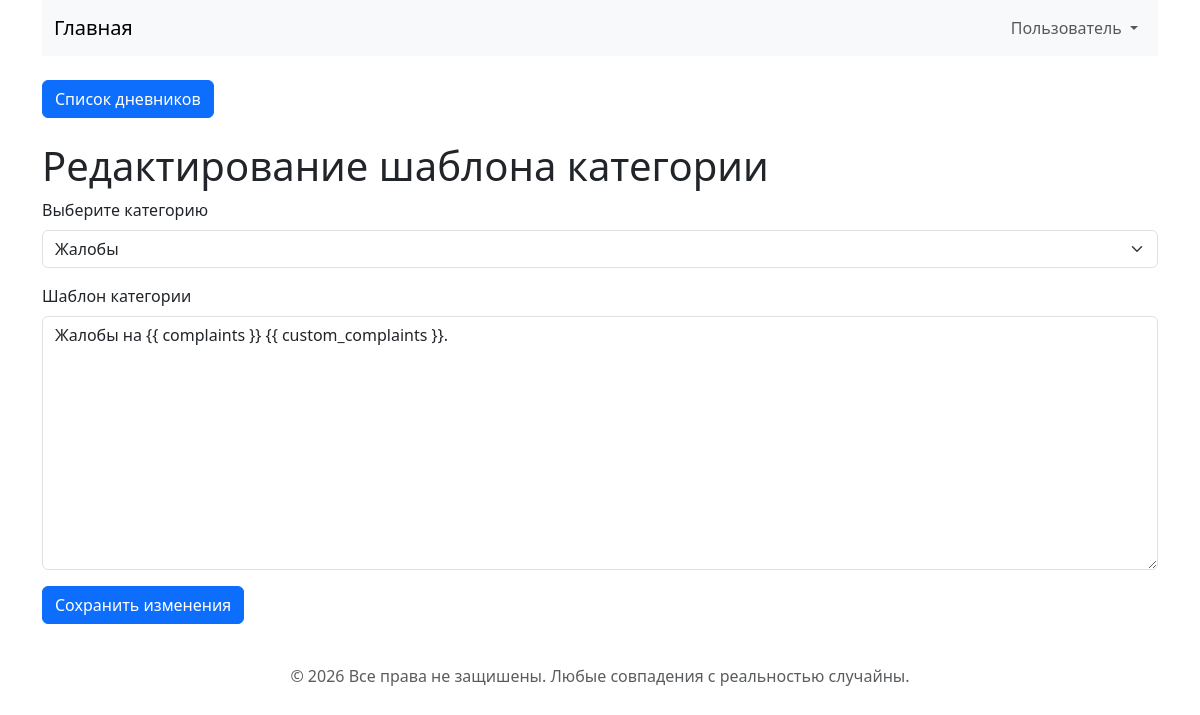
/categories/edit/1, run on the app's committed database.
### app.py (models this page shows, shortened)
class Category(db.Model):
    __tablename__ = "category"
    id = db.Column(db.Integer, primary_key=True)
    name = db.Column(db.String(100), nullable=False)
    slug = db.Column(db.String(100), unique=True, nullable=False)
    order = db.Column(db.Integer, nullable=False)
    template = db.Column(db.Text, nullable=False)
    variables = db.relationship(
        "TemplateVariable", backref="category", cascade="all, delete-orphan"
    )

### app.py (the view)
@app.route("/categories/edit/<int:category_id>", methods=["GET", "POST"])
def edit_category(category_id):
    categories = Category.query.order_by(Category.order).all()
    category = Category.query.get_or_404(category_id)
    form = CategoryForm(obj=category)
    form.name.choices = [(str(c.id), c.name) for c in categories]
    if request.method == "GET":
        form.name.data = str(category.id)
        form.template.data = category.template
    if form.validate_on_submit():
        selected_category = Category.query.get_or_404(int(form.name.data))
        selected_category.template = form.template.data
        db.session.commit()
        return redirect(url_for("list_categories", category_id=selected_category.id))
    return render_template("add_category.html", form=form, category=category)

### app.py
class CategoryForm(FlaskForm):
    name = SelectField(
        "Выберите категорию",
        choices=[],
        validators=[DataRequired()],
    )
    template = TextAreaField(
        "Шаблон категории",
        validators=[DataRequired()],
    )
    submit = SubmitField("Сохранить изменения")

### templates/add_category.html (shortened to what this page needs)
{% extends "base.html" %}
{% block content %}
<div class="container">
    <h1>Редактирование шаблона категории</h1>
    <form method="POST">
        <div class="mb-3">
            {{ form.name.label(class="form-label") }}
            {{ form.name(class="form-select") }}
        </div>
        <div class="mb-3">
            {{ form.template.label(class="form-label") }}
            {{ form.template(class="form-control", rows="10") }}
        </div>
        {{ form.submit(class="btn btn-primary") }}
    </form>
</div>
{% endblock content %}

### data on the page
Category: name "Жалобы", template "Жалобы на {{ complaints }} {{ custom_complaints }}."
